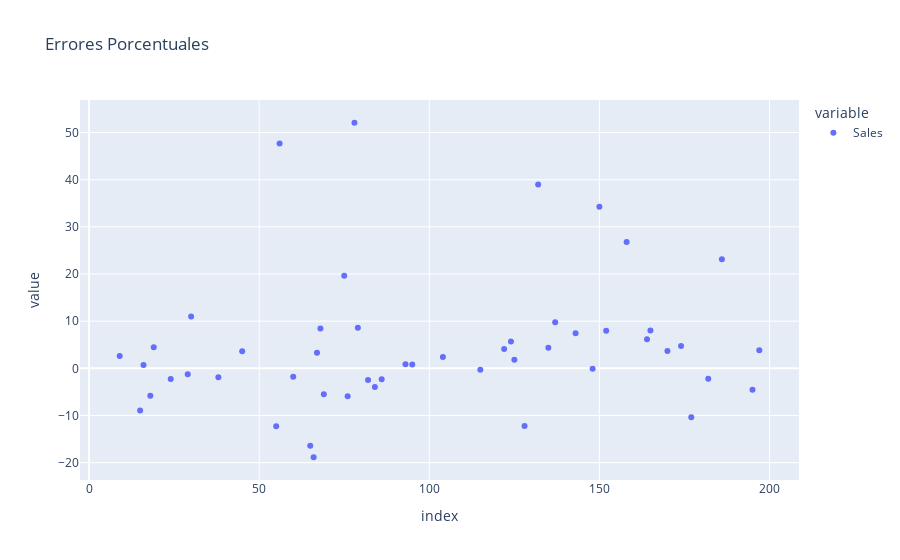

The cell this chart's notebook holds for it:
### Code cell
Errores = (y_pred - y_test) / y_test * 100

print("El maximo error porcentual es: ", np.max(Errores))

Err_plot = px.scatter(Errores,
                title='Errores Porcentuales')
Err_plot.show()

### Figure 1 — Plotly figure (JSON) as saved in the notebook; plotly's stock layout.template omitted (floating-point values rounded to 4 significant figures)
{"data": [{"hovertemplate": "variable=Sales<br>index=%{x}<br>value=%{y}<extra></extra>", "legendgroup": "Sales", "marker": {"color": "#636efa", "symbol": "circle"}, "mode": "markers", "name": "Sales", "orientation": "v", "showlegend": true, "type": "scatter", "x": [95, 15, 30, 158, 128, 115, 69, 170, 174, 45, 66, 182, 165, 78, 186, 177, 56, 152, 82, 68, 124, 16, 148, 93, 65, 60, 84, 67, 125, 132, 9, 18, 55, 75, 150, 104, 135, 137, 164, 76, 79, 197, 38, 24, 122, 195, 29, 19, 143, 86], "xaxis": "x", "y": [0.8308, -8.93, 10.97, 26.8, -12.25, -0.3032, -5.477, 3.678, 4.749, 3.633, -18.86, -2.211, 8.006, 52.08, 23.15, -10.38, 47.67, 7.946, -2.484, 8.455, 5.672, 0.693, -0.1036, 0.887, -16.44, -1.786, -3.977, 3.283, 1.819, 39.0, 2.592, -5.797, -12.27, 19.65, 34.27, 2.393, 4.353, 9.758, 6.154, -5.907, 8.588, 3.809, -1.877, -2.268, 4.108, -4.518, -1.244, 4.472, 7.415, -2.324], "yaxis": "y"}], "layout": {"autosize": true, "legend": {"title": {"text": "variable"}, "tracegroupgap": 0}, "title": {"text": "Errores Porcentuales"}, "xaxis": {"anchor": "y", "autorange": true, "domain": [0, 1], "range": [-2.752, 208.8], "title": {"text": "index"}, "type": "linear"}, "yaxis": {"anchor": "x", "autorange": true, "domain": [0, 1], "range": [-24.71, 57.93], "title": {"text": "value"}, "type": "linear"}}}
